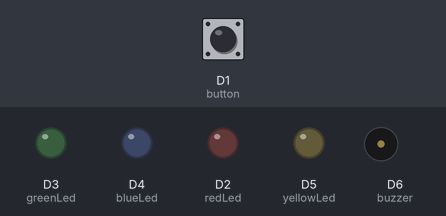
This sketch was run on a simulated ESP8266 (NodeMCU). Parts: output pins drawn as LEDs (lit = HIGH), buzzer (waves = sounding). Dashed ring = blinking. The inputs (shaded band) are chosen by the test bench; at power-on: D1 (button) HIGH. Random numbers use the default seed unless the sketch sets one.

Above: at 1.2 s.
1.3 s: D1 (button) pulled LOW for 0.15 s
At 1.6 s:
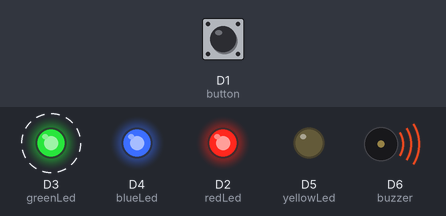
4.3 s: D1 (button) pulled LOW for 1 s
6.8 s: D1 (button) pulled LOW for 0.15 s
At 7.1 s:
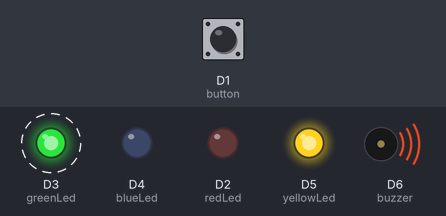
9.9 s: D1 (button) pulled LOW for 3.2 s
14.6 s: D1 (button) pulled LOW for 0.15 s
At 16.3 s:
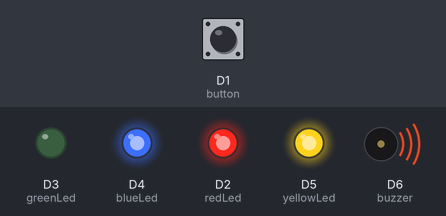
Timing chart, 0 to 21.7 s (numbered marks = the images above; inputs shaded):
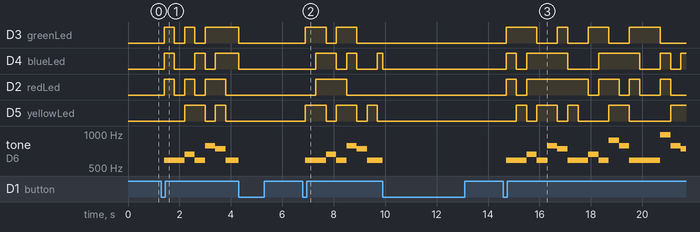

The sketch:

HappyBirthday.ino
```cpp
const int button = D1;
const int buzzer = D6;
const int redLed = D2;
const int greenLed = D3;
const int blueLed = D4;
const int yellowLed = D5;

const double octave[7] = {523.250, 587.330, 659.250, 698.460, 783.990, 880.000, 987.770};
const double sharpOctave[5] = {554.370, 622.250, 739.990, 830.610, 932.330};
const int happyBirthdayNotes[25] = {1, 1, 2, 1, 4, 9,
                                    1, 1, 2, 1, 5, 4,
                                    1, 1, 1, 6, 4, 9, 2,
                                    0, 0, 6, 4, 5, 4
                                   };
int noteIndex;
int startMusic;
int times;

void ICACHE_RAM_ATTR buttonPressed();

void setup() {
  // put your setup code here, to run once:

  pinMode(buzzer, OUTPUT);

  pinMode(redLed, OUTPUT);
  pinMode(greenLed, OUTPUT);
  pinMode(blueLed, OUTPUT);
  pinMode(yellowLed, OUTPUT);

  pinMode(button, INPUT_PULLUP);

  attachInterrupt(digitalPinToInterrupt(button), buttonPressed, FALLING);

  startMusic = 0;
}

void turnLedsOff()
{
    digitalWrite(redLed, LOW);
    digitalWrite(greenLed, LOW);
    digitalWrite(blueLed, LOW);
    digitalWrite(yellowLed, LOW);
}
void ICACHE_RAM_ATTR buttonPressed()
{
  if (startMusic) {
    startMusic = 0;
    noTone(buzzer);
    turnLedsOff();
  } else {
    startMusic = 1;
    times = 3;
    noteIndex = 0;
  }
  delay(100);
}


void loop() {
  // put your main code here, to run repeatedly:

  if (startMusic) {
    if (happyBirthdayNotes[noteIndex] > 6) {
      tone(buzzer, sharpOctave[happyBirthdayNotes[noteIndex] - 7]);
    } else {
      tone(buzzer, octave[happyBirthdayNotes[noteIndex]]);
    }
    if (random(2)) {
      digitalWrite(redLed, HIGH);
    } else {
      digitalWrite(redLed, LOW);
    }
    if (random(2)) {
      digitalWrite(greenLed, HIGH);
    } else {
      digitalWrite(greenLed, LOW);
    }
    if (random(2)) {
      digitalWrite(blueLed, HIGH);
    } else {
      digitalWrite(blueLed, LOW);
    }
    if (random(2)) {
      digitalWrite(yellowLed, HIGH);
    } else {
      digitalWrite(yellowLed, LOW);
    }
    delay(400);
    noteIndex = noteIndex + 1;
    if (noteIndex == 25) {
      times--;
      noteIndex = 0;
      if (times == 0) {
        turnLedsOff();
        noTone(buzzer);
        startMusic = 0;
      }
    }
  }

}
```

Measured:
- after the input at 1.3 s, D3 (greenLed): alternates HIGH for 0.40 s and LOW for 0.40 s, 5 changes in all, then stays HIGH, starting after 0.10 s; D4 (blueLed): goes HIGH 0.40 s, LOW 0.80 s, HIGH 0.40 s, LOW 0.40 s, then HIGH, starting after 0.10 s
- after the input at 6.8 s, D3 (greenLed): alternates HIGH for 0.80 s and LOW for 0.40 s, starting after 0.10 s; D4 (blueLed): goes HIGH 0.80 s, LOW 0.40 s, HIGH 0.40 s, LOW 0.80 s, then HIGH, starting after 0.50 s
- after the input at 14.6 s, D3 (greenLed): LOW → HIGH after 0.10 s, → LOW 1.2 s later, → HIGH 0.80 s later, → LOW 0.40 s later, … (8 changes in this stretch); D4 (blueLed): LOW → HIGH after 0.10 s, → LOW 0.40 s later, → HIGH 0.40 s later, → LOW 1.6 s later, … (9 changes in this stretch)
